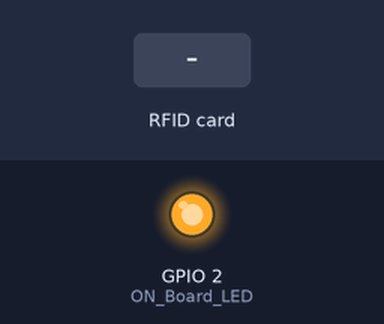
Recording of a sketch running on a simulated ESP32. On the bench: output pins drawn as LEDs (lit = HIGH). Inputs (shaded band) come from the test bench. WiFi joins after 1.5 s; servers stay silent unless stated; uploads are accepted with an empty reply; what the sketch prints to the serial monitor is not drawn.

Above: at 3.2 s.
3.3 s: RFID card 04 06 20 04 held to the reader
At 4.2 s:
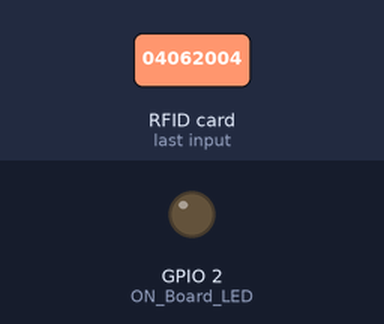
4.8 s: RFID card 5E 7A 19 C4 held to the reader
At 6.4 s:
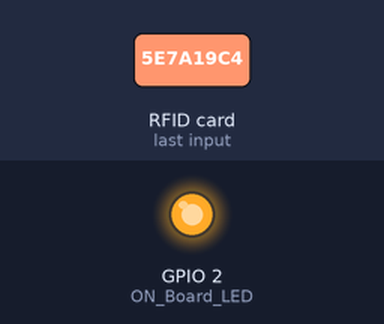
Timing chart, 0 to 7.9 s (numbered marks = the images above; inputs shaded):
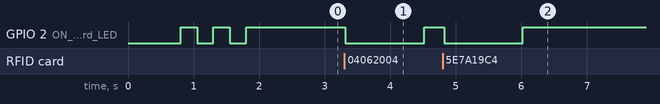

Measured:
- after the input at 3.3 s, GPIO 2 (ON_Board_LED): HIGH → LOW at once, → HIGH 1.2 s later
- after the input at 4.8 s, GPIO 2 (ON_Board_LED): HIGH → LOW at once, → HIGH 1.2 s later

The sketch:

regis_topup.ino
```cpp
#include <WiFi.h>
#include <HTTPClient.h>
#include <SPI.h>
#include <MFRC522.h>

#define SS_PIN 21
#define RST_PIN 22

MFRC522 mfrc522(SS_PIN, RST_PIN);

#define ON_Board_LED 2

const char* ssid = "Galih";
const char* password = "04062004";

WiFiServer server(80);

int readsuccess;
byte readcard[4];
char str[32] = "";
String StrUID;

void setup() {
  Serial.begin(115200);
  SPI.begin();
  mfrc522.PCD_Init();

  delay(500);

  WiFi.begin(ssid, password);
  Serial.println("");

  pinMode(ON_Board_LED, OUTPUT);
  digitalWrite(ON_Board_LED, HIGH);

  Serial.print("Connecting");
  while (WiFi.status() != WL_CONNECTED) {
    Serial.print(".");
    digitalWrite(ON_Board_LED, LOW);
    delay(250);
    digitalWrite(ON_Board_LED, HIGH);
    delay(250);
  }
  digitalWrite(ON_Board_LED, HIGH);
  Serial.println("");
  Serial.print("Successfully connected to : ");
  Serial.println(ssid);
  Serial.print("IP address: ");
  Serial.println(WiFi.localIP());

  Serial.println("Please tag a card or keychain to see the UID !");
  Serial.println("");
}

void loop() {
  readsuccess = getid();

  if (readsuccess) {
    digitalWrite(ON_Board_LED, LOW);
    HTTPClient http;

    String postData = "UIDresult=" + StrUID;

    http.begin("http://192.168.100.13/warebox-esp8266/getUID.php");
    http.addHeader("Content-Type", "application/x-www-form-urlencoded");

    int httpCode = http.POST(postData);
    String payload = http.getString();

    Serial.println(StrUID);
    Serial.println(httpCode);
    Serial.println(payload);

    http.end();
    delay(1000);
    digitalWrite(ON_Board_LED, HIGH);
  }
}

int getid() {
  if (!mfrc522.PICC_IsNewCardPresent()) {
    return 0;
  }
  if (!mfrc522.PICC_ReadCardSerial()) {
    return 0;
  }

  Serial.print("THE UID OF THE SCANNED CARD IS : ");

  for (int i = 0; i < 4; i++) {
    readcard[i] = mfrc522.uid.uidByte[i];
    array_to_string(readcard, 4, str);
    StrUID = str;
  }
  mfrc522.PICC_HaltA();
  return 1;
}

void array_to_string(byte array[], unsigned int len, char buffer[]) {
  for (unsigned int i = 0; i < len; i++) {
    byte nib1 = (array[i] >> 4) & 0x0F;
    byte nib2 = (array[i] >> 0) & 0x0F;
    buffer[i * 2 + 0] = nib1  < 0xA ? '0' + nib1  : 'A' + nib1  - 0xA;
    buffer[i * 2 + 1] = nib2  < 0xA ? '0' + nib2  : 'A' + nib2  - 0xA;
  }
  buffer[len * 2] = '\0';
}
```
